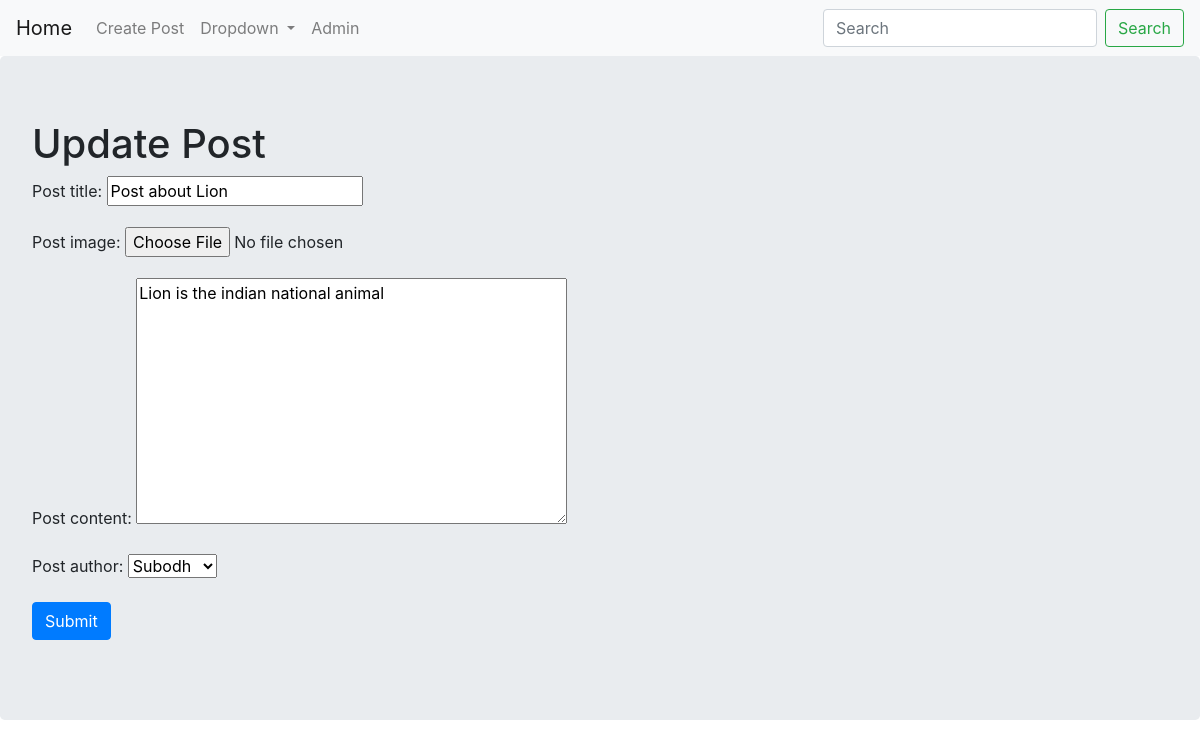
/CBVs/update/6/, run on the app's committed database.
### CBVs/models.py (models this page shows, shortened)
class Posts(models.Model):
    post_title=models.CharField(max_length=300)
    post_image=models.ImageField(upload_to=upload_post_image,blank=True,null=True)
    post_content=models.TextField(blank=True)
    post_date=models.DateTimeField(auto_now_add=True)
    post_author=models.ForeignKey(User,on_delete=models.CASCADE)
    objects=PostsManager()

### CBVs/views.py (the view)
# urls.py: path('update/<int:pk>/',views.PostsUpdateView.as_view(),name='update'),
class PostsUpdateView(UpdateView):
    fields = '__all__'
    model = models.Posts

### CBVs/templates/CBVs/posts_form.html (shortened to what this page needs)
{% extends "base.html" %}
{% block body %}
<div class="jumbotron">
  <h1>
    {% if not form.instance.pk %}
    Create Post
    {% else %}
    Update Post
    {% endif %}
  </h1>
    <form method="POST">
      {{ form.as_p }}
      <input type="submit" class='btn btn-primary' value="Submit">
    </form>
</div>
{% endblock %}

### data on the page
Posts: post_title "Post about Lion", post_content "Lion is the indian national animal", post_author "Subodh"
